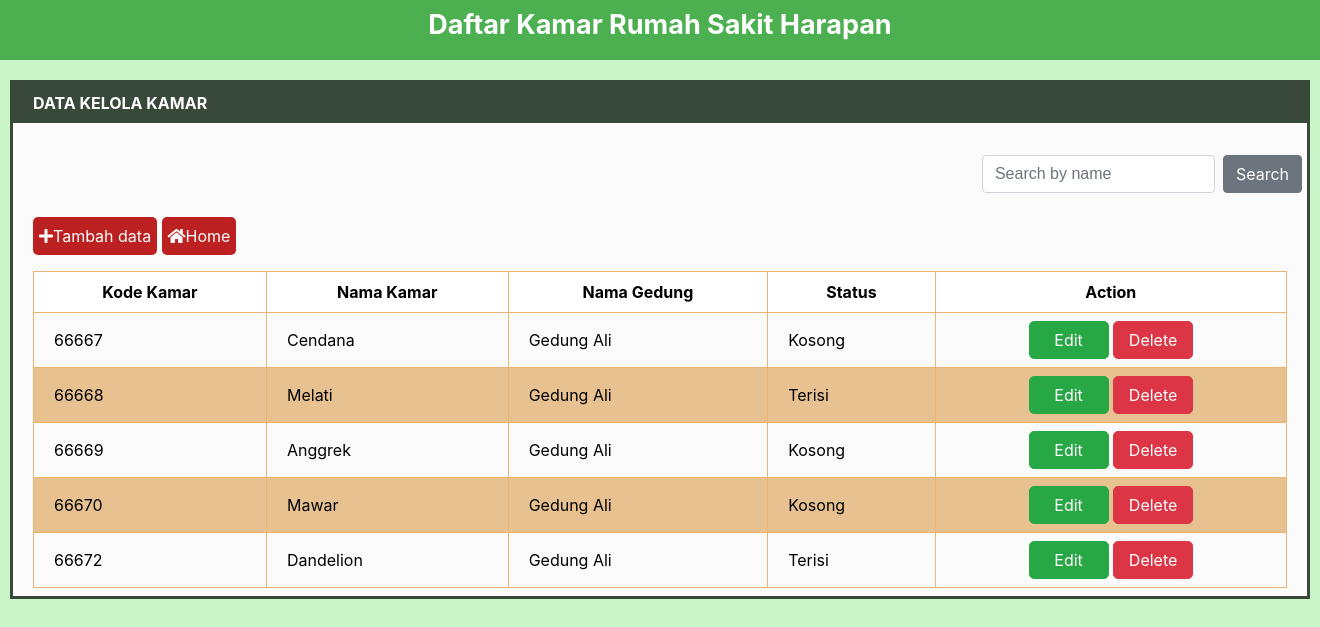
The app's page /Kamar.php with its own data.
### tables this page shows
CREATE TABLE `tabel_kamar` (
  `kodekamar` int(3) NOT NULL,
  `namakamar` varchar(50) NOT NULL,
  `namagedung` varchar(50) NOT NULL,
  `status` varchar(50) NOT NULL
);

### Kamar.php (the view, shortened to what this page needs)
<?php
include_once("koneksi.php");
$result = mysqli_query($mysqli, "SELECT * FROM tabel_kamar ORDER BY
kodekamar ASC"); ?>
<!DOCTYPE html>
<html>
<head>
	<link rel="stylesheet" href="https://use.fontawesome.com/releases/v5.6.3/css/all.css">
	<link rel="stylesheet" href="https://cdn.jsdelivr.net/npm/bootstrap@4.5.3/dist/css/bootstrap.min.css">
</head>
<body>
	<header>
		<?php
        function headeer() {
            echo "Daftar Kamar Rumah Sakit Harapan";
        }
        headeer();
        ?>
	</header>
	<div id="dokter">
		<table class="table1">
			<tr>
				<th>DATA KELOLA KAMAR</th>
			</tr>
			<tr>
			<td>
			<div class="row">
					<div class="col">
					</div>
					<div class="col-xs">
					<form class="form-inline my-2 my-lg-0 " action="Kamar.php" method="get">
					<input class="form-control mr-sm-2 mt-4" type="search" placeholder="Search by name" aria-label="Search"
					name="cari">
					<button class="btn btn-secondary mt-4" type="submit">Search</button>
					</form>
					<br>
					</div>
					</div>
					<a href="Kamar_Tambah.php"><button type="button"> <i class="fa fa-plus"></i>Tambah data</button></a>
					<a href="Website.php"><button type="button"> <i class="fa fa-home"></i>Home</button></a>
				</td>
			</tr>
			<tr>
				<td>
					<div id="namadokter">
						<table class="table2">
							<tr>
								<th>Kode Kamar</th>
								<th>Nama Kamar</th>
								<th>Nama Gedung</th>
								<th>Status</th>
								<th>Action</th>
							</tr>
							<tbody>
								<?php
								if(isset($_GET['cari'])){
									$cari = $_GET['cari'];
								$result = mysqli_query($mysqli, "SELECT * FROM tabel_kamar WHERE namakamar like '%".$cari."%'");
									}
									else{
										$result = mysqli_query($mysqli, "SELECT * FROM tabel_kamar
										ORDER BY kodekamar ASC");
										}
								while($res = mysqli_fetch_array($result)) {
								echo "<tr>";
								echo "<td>".$res['kodekamar']."</td>";
								echo "<td>".$res['namakamar']."</td>";
								echo "<td>".$res['namagedung']."</td>";
								echo "<td>".$res['status']."</td>";
								echo "<td><center><a class='btn btn-success badge-pill 'style=width:80px;border-radius:5px; href=\"Kamar_Edit.php?kodekamar=$res[kodekamar]\">Edit</a>
								<a class='btn btn-danger badge-pill ' style=width:80px;border-radius:5px; href=\"Kamar_Delete.php?kodekamar=$res[kodekamar]\" onClick=\"return confirm('Are you sure you want to delete?')\">Delete</a></center></td>";
								}
				 ?>
						</table>
					</div>
				</td>
			</tr>
		</table>
	</div>
</body>
</html>

### Kamar.php (style rules this page uses)
* { margin: 0px; }
.table1 { font-family: Arial; color: rgb(0, 0, 0); border-collapse: collapse; border: 3px solid #394939; }
.table1 tr th { background: #394939; color: #fff; font-weight: normal; text-align: left; font-family: -apple-system, BlinkMacSystemFont, 'Segoe UI', Roboto, Oxygen, Ubuntu, Cantarell, 'Open Sans', 'Helvetica Neue', sans-serif; font-weight: bold; }
.table1, th, td { padding: 8px 20px; }
.table1 tr { background-color: #fbfbfb; height: 40px; }
#dokter>.table1 { width: 1300px; height: 100px; margin-top: 20px; margin-left: 10px; }
header { width: 100%; height: 60px; background-color: #4caf50; color: white; font-size: 27px; text-align: center; font-weight: bold; line-height: 50px; }
body { background-color: #c9f5c9; height: 640px; }
button { background-color:rgb(189, 32, 32); border: 0px; width: 200; height: 38px; border-radius: 5px; color: white; font-family: -apple-system, BlinkMacSystemFont, 'Segoe UI', Roboto, Oxygen, Ubuntu, Cantarell, 'Open Sans', 'Helvetica Neue', sans-serif; }
#namadokter>.table2 { font-family: sans-serif; color: #444; border-collapse: collapse; width: 100%; border: 1px solid rgb(233, 181, 113); }
.table2 tr th { background: white; color: black; font-weight: bold; text-align: center; font-family: -apple-system, BlinkMacSystemFont, 'Segoe UI', Roboto, Oxygen, Ubuntu, Cantarell, 'Open Sans', 'Helvetica Neue', sans-serif; border: 1px solid rgb(233, 181, 113); }
.table2 tr td { text-align: left; font-family: -apple-system, BlinkMacSystemFont, 'Segoe UI', Roboto, Oxygen, Ubuntu, Cantarell, 'Open Sans', 'Helvetica Neue', sans-serif; border: 2px; color: black; border: 1px solid rgb(233, 181, 113); }
.table2 tr:nth-child(2n+0) { background-color: rgb(231, 194, 144); }

### records on screen
tabel_kamar: kodekamar "66667", namakamar "Cendana", namagedung "Gedung Ali", status "Kosong"
tabel_kamar: kodekamar "66668", namakamar "Melati", namagedung "Gedung Ali", status "Terisi"
tabel_kamar: kodekamar "66669", namakamar "Anggrek", namagedung "Gedung Ali", status "Kosong"
tabel_kamar: kodekamar "66670", namakamar "Mawar", namagedung "Gedung Ali", status "Kosong"
tabel_kamar: kodekamar "66672", namakamar "Dandelion", namagedung "Gedung Ali", status "Terisi"
